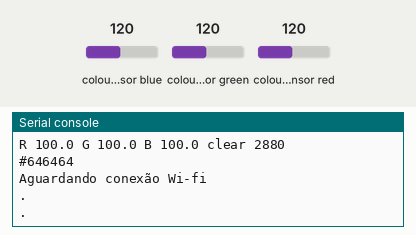
This program was run on a simulated Raspberry Pi Pico running MicroPython. Shown: the last lines printed to the serial console. Inputs (shaded band) come from the test bench; at power-on: colour sensor blue 120, colour sensor green 120, colour sensor red 120. No MQTT or app messages arrive unless stated; the clock reads 2024-03-15 10:24:30 at power-on unless the program sets it.

Above: at 1.2 s.
1.3 s: colour sensor blue set to 64
At 2.9 s:
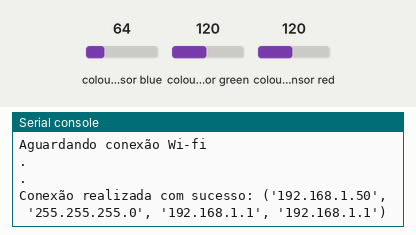
4.6 s: colour sensor green set to 5
At 6.4 s:
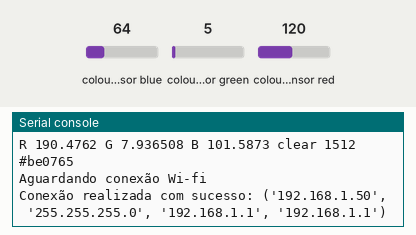
8.1 s: colour sensor red set to 64
At 9.4 s:
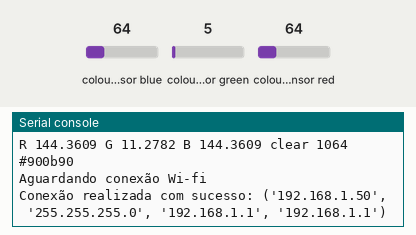
11.5 s: colour sensor blue set to 128
At 13.1 s:
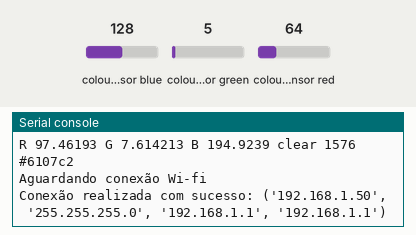
15.0 s: colour sensor green set to 64
At 16.8 s:
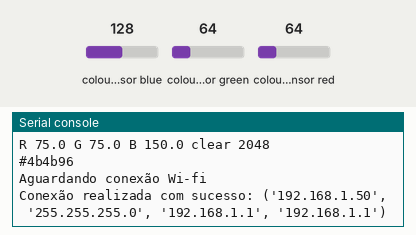
18.5 s: colour sensor red set to 250
At 20.3 s:
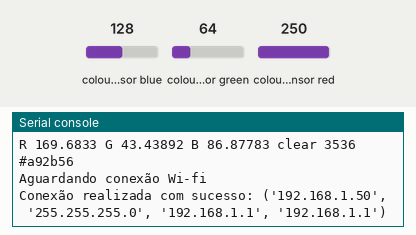
Timing chart, 0 to 21.8 s (numbered marks = the images above; inputs shaded):
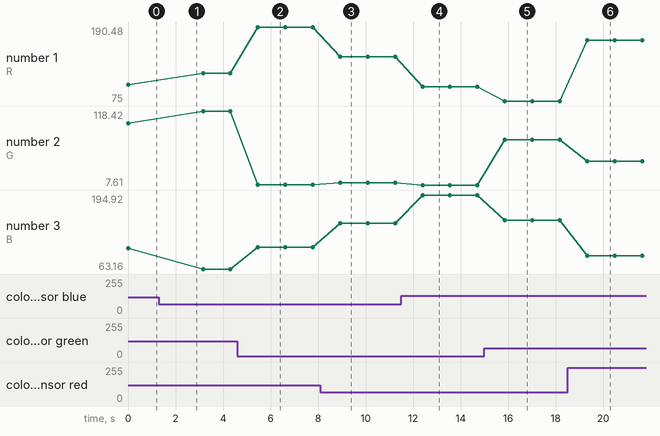

The program:

main.py
```python
from machine import I2C, Pin
import utime
from sensorConfig import *
from conexao import POST

# comunicação I2C
i2c = I2C(0, scl=Pin(5), sda=Pin(4), freq=400000)

# Configurar sensor i2c
configure_sensor(i2c)

def converterParaHex(r, g, b):
    cor = "#{:02x}{:02x}{:02x}".format(int(r), int(g), int(b))
    return cor

# loop de execução do programa
while True:
    clear, vermelho, verde, azul = escanear_cores(i2c)

    media = (vermelho + verde + azul)/3

    r = (vermelho/media)*100
    g = (verde/media)*100
    b = (azul/media)*100
    print('R', r, 'G', g, 'B', b, 'clear', clear)

    hex_code = converterParaHex(r, g, b)
    print(hex_code)

    dados_de_post = '{"lelis": ' + str(r) + '}'
    POST(dados_de_post)

    utime.sleep(1)
```

sensorConfig.py
```python
# Endereço I2C do TCS34725
TCS34725_I2C_ADDR = 0x29

# Controle do sensor
TCS34725_CMD = 0x80
TCS34725_CMD_AUTO_INC = 0xA0

# Registros do sensor
TCS34725_REG_ENABLE = 0x00
TCS34725_REG_ATIME = 0x01
TCS34725_REG_CONTROL = 0x0F
TCS34725_REG_CDATAL = 0x14
TCS34725_REG_CDATAH = 0x15
TCS34725_REG_RDATAL = 0x16
TCS34725_REG_RDATAH = 0x17
TCS34725_REG_GDATAL = 0x18
TCS34725_REG_GDATAH = 0x19
TCS34725_REG_BDATAL = 0x1A
TCS34725_REG_BDATAH = 0x1B

# Configuração do sensor
def configure_sensor(i2c):
    i2c.writeto_mem(TCS34725_I2C_ADDR, TCS34725_REG_ENABLE | TCS34725_CMD, bytes([0x03]))
    i2c.writeto_mem(TCS34725_I2C_ADDR, TCS34725_REG_ATIME | TCS34725_CMD, bytes([0xEB]))

# Operação de leitura das cores
def escanear_cores(i2c):
    cor_escaneada = i2c.readfrom_mem(TCS34725_I2C_ADDR, TCS34725_REG_CDATAL | TCS34725_CMD_AUTO_INC, 8)
    clear = cor_escaneada[1] << 8 | cor_escaneada[0]
    vermelho = cor_escaneada[3] << 8 | cor_escaneada[2]
    verde = cor_escaneada[5] << 8 | cor_escaneada[4]
    azul = cor_escaneada[7] << 8 | cor_escaneada[6]

    return clear, vermelho, verde, azul
```

conexao.py
```python
from umqtt.simple import MQTTClient
import network
import utime

ROTA = b'/v1.6/devices/rgb-color'

SERVER = 'industrial.api.ubidots.com'
PORTA = 1883
CHAVEUBIDOTS = 'BBUS-R0PI1FARBEhSFtysKBem0dPYwuvG7q'

WIFI_NOME = 'SHARE-RESIDENTE'
WIFI_SENHA = 'Share@residente23'

TEMPO_MAX_CONEXAO = 60

def POST(dados_de_post):
    conectar_ao_wifi()
    fazer_publicacao(dados_de_post)

def conectar_ao_wifi():
    sessao = network.WLAN(network.STA_IF)
    sessao.active(True)
    sessao.connect(WIFI_NOME, WIFI_SENHA)
    inicio_con = utime.time()

    print('Aguardando conexão Wi-fi')
    while not sessao.isconnected():
        if utime.time() - inicio_con > TEMPO_MAX_CONEXAO:
            print('Erro: Conexão não realizada.')
            break
        print('.')
        utime.sleep(1)

    if sessao.isconnected():
        print('Conexão realizada com sucesso:', sessao.ifconfig())

def fazer_publicacao(postagem):
    client = MQTTClient(
        client_id='umqtt_client',
        port=PORTA,
        user=CHAVEUBIDOTS,
        server=SERVER,
        password=''
    )

    client.connect()
    client.publish(ROTA, postagem)
    client.disconnect()
```

Measured:
- after the input at 4.6 s, the serial console: prints a new line after 0.87 s (image 2)
- after the input at 8.1 s, the serial console: prints a new line after 0.83 s (image 3)
- after the input at 11.5 s, the serial console: prints a new line after 0.89 s (image 4)
- after the input at 15.0 s, the serial console: prints a new line after 0.86 s (image 5)
- after the input at 18.5 s, the serial console: prints a new line after 0.82 s (image 6)
- plotted number 1: 100 → 118.42 after the input at 1.3 s, 118.42 → 190.48 after the input at 4.6 s, 190.48 → 144.36 after the input at 8.1 s, 144.36 → 97.46 after the input at 11.5 s, 97.46 → 75 after the input at 15.0 s
- plotted number 2: 100 → 118.42 after the input at 1.3 s, 118.42 → 7.94 after the input at 4.6 s, 7.94 → 11.28 after the input at 8.1 s, 11.28 → 7.61 after the input at 11.5 s, 7.61 → 75 after the input at 15.0 s
- plotted number 3: 100 → 63.16 after the input at 1.3 s, 63.16 → 101.59 after the input at 4.6 s, 101.59 → 144.36 after the input at 8.1 s, 144.36 → 194.92 after the input at 11.5 s, 194.92 → 150 after the input at 15.0 s
